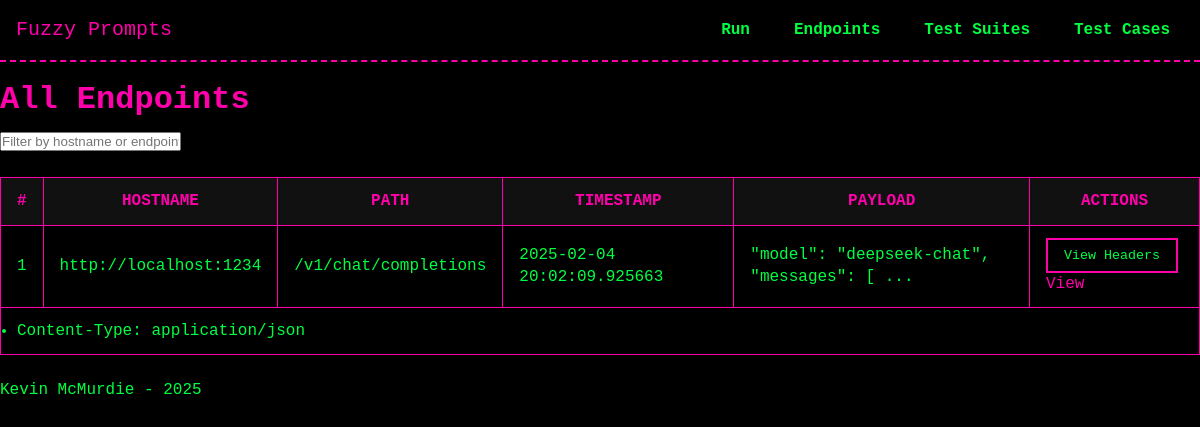
Page /endpoints/ on the earlier database version.
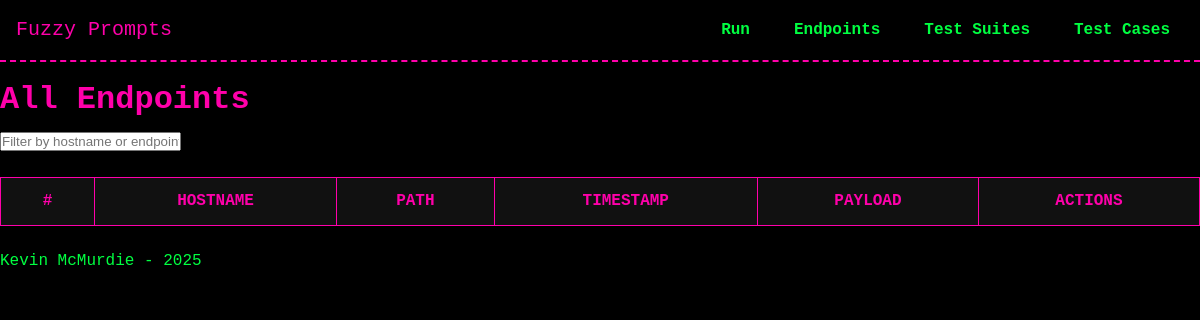
Same page on the later database version.
### models/model_Endpoints.py (models this page shows, shortened)
class Endpoint(db.Model):
    __tablename__ = 'endpoints'
    id = db.Column(db.Integer, primary_key=True)
    hostname = db.Column(db.String, nullable=False)
    endpoint = db.Column(db.String, nullable=False)
    http_payload = db.Column(db.Text, nullable=True)   # HTTP payload sent with the request
    timestamp = db.Column(db.DateTime, default=datetime.utcnow)  # <--- ADDED TIMESTAMP
    headers = db.relationship('APIHeader', back_populates='endpoint', cascade='all, delete-orphan')
    test_runs = db.relationship('TestRun', back_populates='endpoint')

class APIHeader(db.Model):
    __tablename__ = 'endpoint_headers'
    id = db.Column(db.Integer, primary_key=True)
    endpoint_id = db.Column(db.Integer, db.ForeignKey('endpoints.id'), nullable=False)
    key = db.Column(db.String, nullable=False)
    value = db.Column(db.String, nullable=False)
    endpoint = db.relationship('Endpoint', back_populates='headers')

### routes/endpoints.py (the view)
@endpoints_bp.route('/', methods=['GET'])
def list_endpoints():
    endpoints = Endpoint.query.all()
    return render_template('endpoints/list_endpoints.html', endpoints=endpoints)

### templates/endpoints/list_endpoints.html (shortened to what this page needs)
{% extends "base.html" %}
{% block head %}
  <link rel="stylesheet" href="{{ url_for('static', filename='css/tables.css') }}">
{% endblock %}
{% block content %}
<h1>All Endpoints</h1>
<input
  type="text"
  id="searchEndpoint"
  placeholder="Filter by hostname or endpoint..."
>
<table id="endpointsTable">
  <thead>
    <tr>
      <th>#</th>
      <th>Hostname</th>
      <th>Path</th>
      <th>Timestamp</th>
      <th>Payload</th>
      <th>Actions</th>
    </tr>
  </thead>
  <tbody>
    {% for ep in endpoints %}
      <tr>
        <td>{{ loop.index }}</td>
        <td>{{ ep.hostname }}</td>
        <td>{{ ep.endpoint }}</td>
        <td>
          {% if ep.timestamp %}
            {{ ep.timestamp }}
          {% else %}
            --
          {% endif %}
        </td>
        <td>
          {% if ep.http_payload %}
            {{ ep.http_payload|truncate(50) }}
          {% else %}
            --
          {% endif %}
        </td>
        <td>
          <button
            type="button"
            class="view-headers-btn"
            data-endpoint-id="{{ ep.id }}"
          >
            View Headers
          </button>
          <a href="{{ url_for('endpoints_bp.view_endpoint_details', endpoint_id=ep.id) }}">View</a>
        </td>
      </tr>
      <tr class="headers-row">
        <td colspan="6">
          <div class="headers-container">
            {% if ep.headers %}
              <ul>
                {% for hdr in ep.headers %}
                  <li>{{ hdr.key }}: {{ hdr.value }}</li>
                {% endfor %}
              </ul>
            {% else %}
              <p>No headers available.</p>
            {% endif %}
          </div>
        </td>
      </tr>
    {% endfor %}
  </tbody>
</table>
{% endblock %}

### templates/base.html (shortened to what this page needs)
<!DOCTYPE html>
<html lang="en">
<head>
  <link rel="stylesheet" href="{{ url_for('static', filename='css/theme.css') }}">
  <link rel="stylesheet" href="{{ url_for('static', filename='css/navbar.css') }}">
  {% block head %}{% endblock %}
</head>
<body>
  <header>
    <nav class="navbar">
      <div class="nav-brand">
        <a href="{{ url_for('core_bp.index') }}">Fuzzy Prompts</a>
      </div>
      <ul class="nav-links">
        <li class="dropdown">
          <a href="#">Run</a>
        </li>
        <li class="dropdown">
          <a href="#">Endpoints</a>
        </li>
        <li class="dropdown">
          <a href="#">Test Suites</a>
        </li>
        <li class="dropdown">
          <a href="#">Test Cases</a>
        </li>
      </ul>
    </nav>
  </header>
  <main>
    {% block content %}{% endblock %}
  </main>
  <footer>
    <p>Kevin McMurdie - 2025</p>
  </footer>
</body>
</html>

### static/css/theme.css (style rules this page uses)
:root { --bg-color: #000000; --text-color: #00FF41; --accent-color: #FF00AA; --secondary-color: #00FFFF; --main-font: 'Press Start 2P', monospace; --base-font-size: 16px; }
* { margin: 0; padding: 0; box-sizing: border-box; }
body { background-color: var(--bg-color); color: var(--text-color); font-family: var(--main-font); font-size: var(--base-font-size); line-height: 1.4; }
a { color: var(--accent-color); text-decoration: none; }
h1, h2, h3, h4, h5, h6 { color: var(--accent-color); margin: 1rem 0 0.5rem; }

### static/css/navbar.css (style rules this page uses)
.navbar { display: flex; align-items: center; justify-content: space-between; background-color: var(--bg-color); border-bottom: 2px dashed var(--accent-color); padding: 1rem; }
.nav-brand a { color: var(--accent-color); text-decoration: none; font-size: 1.25rem; }
.nav-links { list-style: none; display: flex; gap: 1rem; }
.nav-links a { color: var(--text-color); font-weight: 600; padding: 0.5rem 0.75rem; border: 2px solid transparent; transition: border-color 0.2s; }
.nav-links li.dropdown { position: relative; }

### static/css/tables.css (style rules this page uses)
table { width: 100%; border-collapse: collapse; margin: 1.5rem 0; }
th, td { padding: 0.75rem 1rem; border: 1px solid var(--accent-color); }
th { background-color: #111; color: var(--accent-color); text-transform: uppercase; }

Differences in the rows shown:
removed Endpoint: hostname "http://localhost:1234", endpoint "/v1/chat/completions", timestamp "2025-02-04 20:02:09.925663", http_payload "\"model\": \"deepseek-chat\", \"messages\": [ ..."
removed APIHeader: key "Content-Type", value "application/json"
